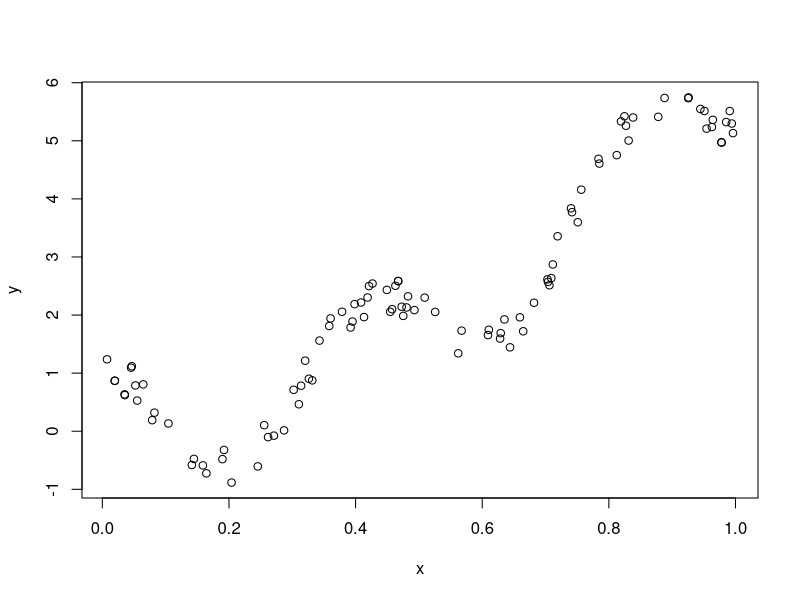

The R source for this figure:
## ---- chunk 1
knitr::opts_chunk$set(echo = TRUE)
## ---- chunk 2
first_list <- list(TRUE, 3, "Bristol")  # Lists can be of mixed types
first_list

second_list <- list( t_value=TRUE, num_value=3, city="Bristol")  # lists members can be named
second_list$t_value
second_list$city

## ---- chunk 3
M <- matrix(seq(10), 2, 5)  # you can generate a 2 by 5 matrix
M
M[2, 3]  # the third element of the second row can be accessed directly
M[, 4]  # or we can inspect the entire four column
M[1,]
is.vector(M[2,])  # we can check that a selected row or column is a vector or not
## ---- chunk 4
city_name <- c("Bristol", "London", "Birmingham", "Manchester")
population <- c(0.5, 9, 1, 0.5)

first_data_frame <- data.frame(city_name, population)  # we can generate a data frame like this
first_data_frame
first_data_frame$city_name[2]
## ---- chunk 5
(((4 + 2 - 1) * 4) / 2) ^ 2
a <- matrix(sample(1:10, 6, replace = T), 2, 3)  # a random 2 by 3 matrix
b <- matrix(sample(1:10, 6, replace = T), 2, 3)  

a * b  # this performs elements wise multiplication
a%*%t(b)  # t(b) computes the transpose of b and %*% performs matrix multiplication
## ---- chunk 6
a <- c(T, T, F, F)  # a vector of Booleans
b <- c(T, F, T, F)

!a  # not a
a&b  # a and b
a|b  # the inclusive or between a and b
xor(a, b)  # the exclusive or between a and b
## ---- chunk 7
is_prime <- function(num){
  
# Function which takes as input a positive integer and outputs Boolean - True if and only if the input is prime
  
  stopifnot(is.numeric(num), num%%1 == 0, num >= 0)  # Stop if the input is not a positive integer
  
  t_val <- TRUE
  
  if(num < 2){
    
    t_val <- FALSE  # Output FALSE if input is either 0 or 1
    
  }else if(num > 2){
    
    for(i in 2:sqrt(num)){
      
      if(num %% i == 0){
        
        t_val <- FALSE
        
        break  # If i divides num then num is not prime
        
      }
    }
  }
  
  return(t_val)
}

is_prime(39)
is_prime(7)
## ---- chunk 8
a <- seq(5, 2)
demo_func_1 <- function(x){
  x[2] <- -10
  print(x)
}
demo_func_1(a)
a
## ---- chunk 9
subtraction_function <- function(num_to_sub){
  output_function <- function(x){
    return(x - num_to_sub)
  }
  return(output_function)
}

a <- 1  # initialize a
f1 <- subtraction_function(a)  # construct a function which subtracts a
print(f1(2))  # evaluate function at 2

a <- 2  # modify a
print(f1(2))  # dose not change the function
# Because we defined f1 in terms of a,and according to the called by value semantics, f1 have a copy of a instead of a itself

b <- 1
f2 <- subtraction_function(b)
b <- 2 
print(f2(2))
## ---- chunk 10

# First we create a simple function
f <- function(z) {
  return(5*z^2 + z + cos(15*z) + 0.3*sin(300*z))
}

# We randomly generate some x
x <- runif(100)
# We set y to be f applied to x
y <- f(x)

#We then put x and y togerther in a data frame
df <- data.frame(x, y)

## ---- chunk 11
# A simple plot
plot(x, y)
